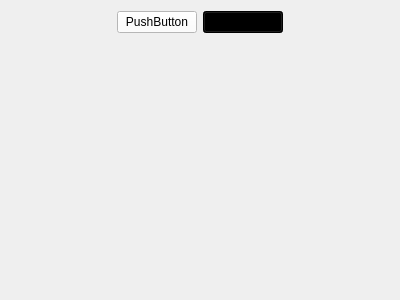
<?xml version="1.0" encoding="UTF-8"?>
<ui version="4.0">
 <class>ColorPickerWidget</class>
 <widget class="QWidget" name="ColorPickerWidget">
  <property name="geometry">
   <rect>
    <x>0</x>
    <y>0</y>
    <width>400</width>
    <height>300</height>
   </rect>
  </property>
  <property name="windowTitle">
   <string>Form</string>
  </property>
  <layout class="QVBoxLayout" name="verticalLayout">
   <item>
    <layout class="QHBoxLayout" name="horizontalLayout">
     <item>
      <spacer name="horizontalSpacer_2">
       <property name="orientation">
        <enum>Qt::Horizontal</enum>
       </property>
       <property name="sizeHint" stdset="0">
        <size>
         <width>40</width>
         <height>20</height>
        </size>
       </property>
      </spacer>
     </item>
     <item>
      <widget class="QPushButton" name="pushButton">
       <property name="styleSheet">
        <string notr="true">background-color: #fff;</string>
       </property>
       <property name="text">
        <string>PushButton</string>
       </property>
      </widget>
     </item>
     <item>
      <widget class="QPushButton" name="pushButton_2">
       <property name="styleSheet">
        <string notr="true">background-color: #000;</string>
       </property>
       <property name="text">
        <string>PushButton</string>
       </property>
      </widget>
     </item>
     <item>
      <spacer name="horizontalSpacer">
       <property name="orientation">
        <enum>Qt::Horizontal</enum>
       </property>
       <property name="sizeHint" stdset="0">
        <size>
         <width>40</width>
         <height>20</height>
        </size>
       </property>
      </spacer>
     </item>
    </layout>
   </item>
   <item>
    <widget class="QWidget" name="widget" native="true">
     <property name="sizePolicy">
      <sizepolicy hsizetype="Preferred" vsizetype="Expanding">
       <horstretch>0</horstretch>
       <verstretch>0</verstretch>
      </sizepolicy>
     </property>
    </widget>
   </item>
  </layout>
 </widget>
 <resources/>
 <connections/>
</ui>
